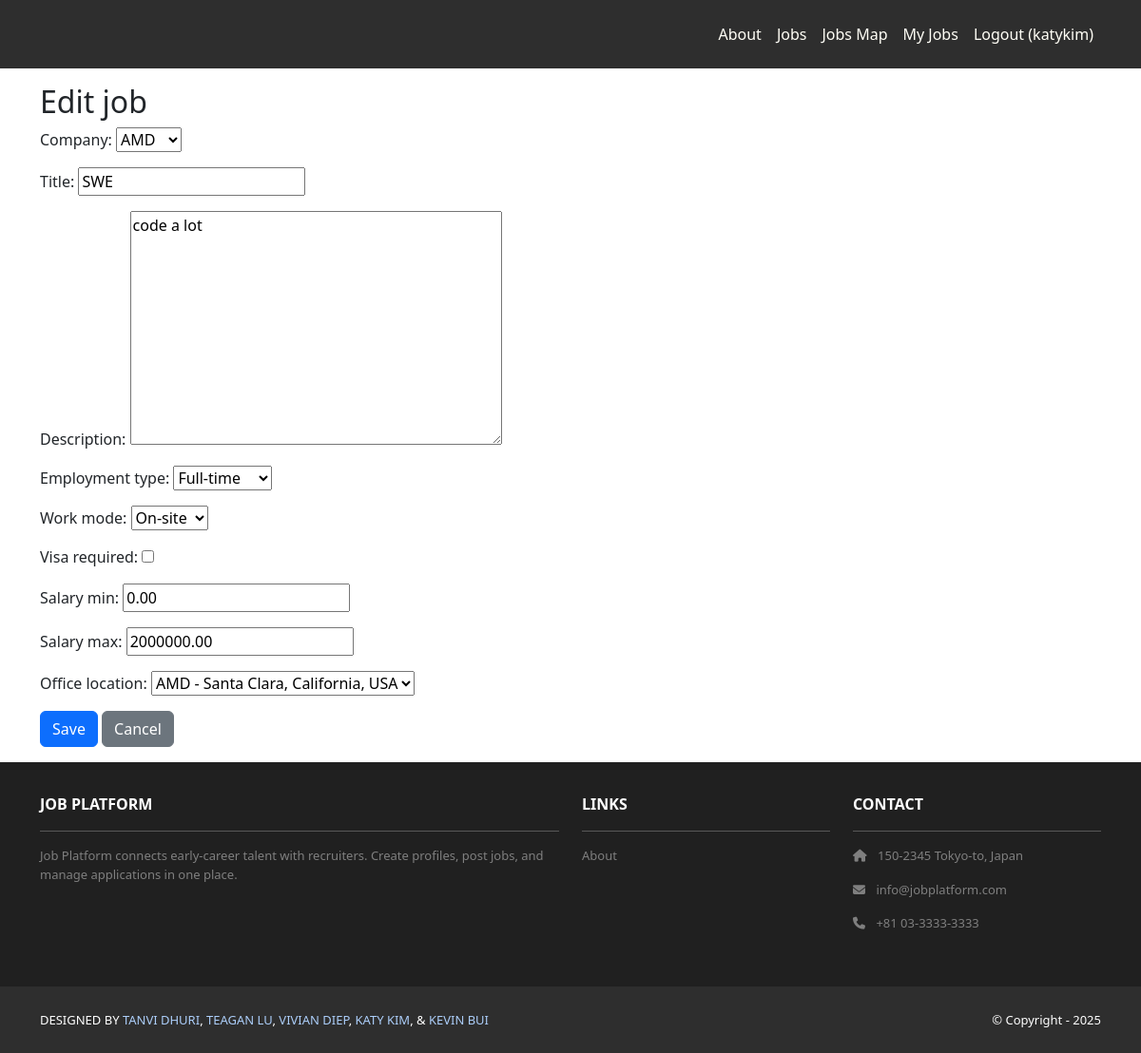
The page /jobs/recruiter/4/edit (signed in) on the database as committed earlier.
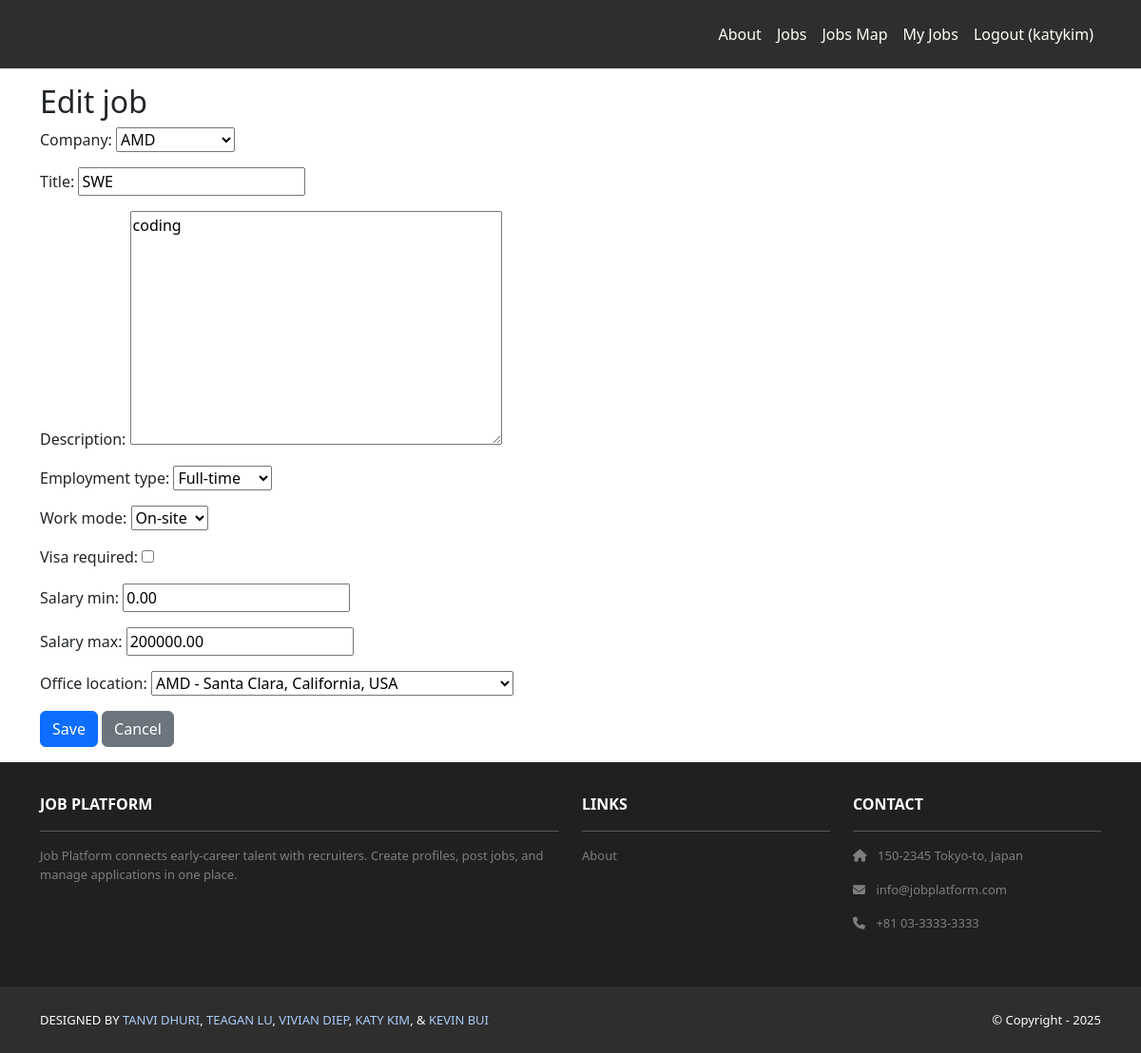
The same page on the database as committed later.
### jobs/models.py (models this page shows, shortened)
class Job(models.Model):
    objects = JobManager()
    class Status(models.TextChoices):
        DRAFT = 'draft', 'Draft'
        PUBLISHED = 'published', 'Published'
        CLOSED = 'closed', 'Closed'
    class EmploymentType(models.TextChoices):
        FULL_TIME = 'full_time', 'Full-time'
        PART_TIME = 'part_time', 'Part-time'
        CONTRACT = 'contract', 'Contract'
        INTERNSHIP = 'internship', 'Internship'
        TEMPORARY = 'temporary', 'Temporary'
        OTHER = 'other', 'Other'
    class WorkMode(models.TextChoices):
        REMOTE = 'remote', 'Remote'
        HYBRID = 'hybrid', 'Hybrid'
        ON_SITE = 'on_site', 'On-site'
    company = models.ForeignKey(Company, on_delete=models.PROTECT, related_name='jobs')
    title = models.CharField(max_length=255)
    description = models.TextField()
    employment_type = models.CharField(max_length=20, choices=EmploymentType.choices)
    work_mode = models.CharField(max_length=20, choices=WorkMode.choices)
    visa_required = models.BooleanField(default=False)
    salary_min = models.DecimalField(max_digits=12, decimal_places=2, null=True, blank=True)
    salary_max = models.DecimalField(max_digits=12, decimal_places=2, null=True, blank=True)
    currency = models.CharField(max_length=3, default='USD')
    office_location = models.ForeignKey(OfficeLocation, on_delete=models.SET_NULL, null=True, blank=True)
    status = models.CharField(max_length=12, choices=Status.choices, default=Status.DRAFT)
    slug = models.SlugField(max_length=300, unique=True, blank=True)
    posted_by = models.ForeignKey(settings.AUTH_USER_MODEL, on_delete=models.PROTECT, related_name='posted_jobs')
    published_at = models.DateTimeField(null=True, blank=True)
    unpublished_at = models.DateTimeField(null=True, blank=True)
    created_at = models.DateTimeField(auto_now_add=True)
    updated_at = models.DateTimeField(auto_now=True)

### jobs/views.py (the view)
# urls.py: path('recruiter/<int:pk>/edit', views.JobUpdateView.as_view(), name='edit'),
class JobUpdateView(LoginRequiredMixin, OwnerRequiredMixin, UpdateView):
    model = Job
    form_class = JobForm
    template_name = 'jobs/job_form.html'
    success_url = reverse_lazy('jobs:my_list')
    def get_object(self, queryset=None):
        obj = super().get_object(queryset)
        self.object = obj
        return obj

### jobs/forms.py (shortened to what this page needs)
class JobForm(forms.ModelForm):
    class Meta:
        model = Job
        fields = [
            'company', 'title', 'description', 'employment_type', 'work_mode',
            'visa_required', 'salary_min', 'salary_max', 'office_location'
        ]

### accounts/templatetags/account_tags.py (called while the page is built)
@register.filter(name='has_group')
def has_group(user, group_name: str) -> bool:
    if not getattr(user, 'is_authenticated', False):
        return False
    return user.groups.filter(name=group_name).exists() or getattr(user, 'is_superuser', False)

### companies/models.py (called while the page is built)
    def __str__(self) -> str:
        return self.name

    def __str__(self) -> str:
        location_parts = [self.city, self.state, self.country]
        location_str = ', '.join(filter(None, location_parts))
        if location_str:
            return f"{self.company.name} - {location_str}"
        return f"{self.company.name} - {self.address}"

### jobs/manager.py (called while the page is built)
    def get_queryset(self):
        return JobQuerySet(self.model, using=self._db)

### jobs/views.py (called while the page is built)
    def test_func(self):
        obj = getattr(self, 'object', None)
        if obj is None:
            return True
        return obj.posted_by_id == self.request.user.id or is_admin(self.request.user)

### jobs/templates/jobs/job_form.html (shortened to what this page needs)
{% extends 'base.html' %}
{% block content %}
<div class="p-3">
  <div class="container">
    <h2>{{ form.instance.pk|yesno:"Edit job,Create job" }}</h2>
    <form method="post">
      {{ form.as_p }}
      <button class="btn btn-primary" type="submit">Save</button>
      <a class="btn btn-secondary" href="{% url 'jobs:my_list' %}">Cancel</a>
    </form>
  </div>
</div>
{% endblock content %}

Rows that differ between the two databases and show on the page:
changed Job "Edit job": description "code a lot" → "coding"; salary_max "2000000.00" → "200000.00"
